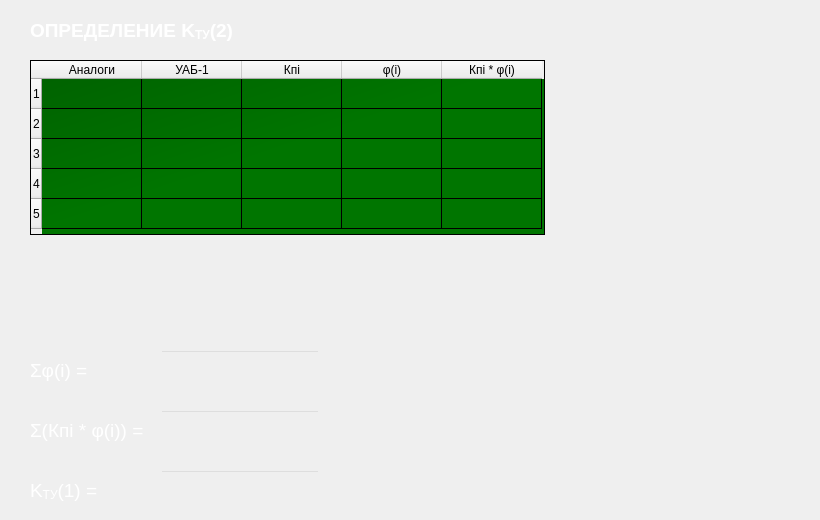
   <widget class="QWidget" name="Ch2_10">
    <widget class="QTableWidget" name="tableWidget_29">
     <property name="geometry">
      <rect>
       <x>30</x>
       <y>60</y>
       <width>515</width>
       <height>175</height>
      </rect>
     </property>
     <property name="styleSheet">
      <string notr="true">QTableWidget
{
background-color: 
qlineargradient(x1: 0, y1: 0, x2: 0.5, y2: 0.5, stop: 0 #006000, stop: 1 #007500);
color:white;
}</string>
     </property>
     <property name="columnCount">
      <number>5</number>
     </property>
     <row>
      <property name="text">
       <string>1</string>
      </property>
     </row>
     <row>
      <property name="text">
       <string>2</string>
      </property>
     </row>
     <row>
      <property name="text">
       <string>3</string>
      </property>
     </row>
     <row>
      <property name="text">
       <string>4</string>
      </property>
     </row>
     <row>
      <property name="text">
       <string>5</string>
      </property>
     </row>
     <column>
      <property name="text">
       <string>Аналоги</string>
      </property>
     </column>
     <column>
      <property name="text">
       <string>УАБ-1</string>
      </property>
     </column>
     <column>
      <property name="text">
       <string>Кпi</string>
      </property>
     </column>
     <column>
      <property name="text">
       <string>φ(i)</string>
      </property>
     </column>
     <column>
      <property name="text">
       <string>Кпi * φ(i)</string>
      </property>
     </column>
    </widget>
    <widget class="QLabel" name="label_45">
     <property name="geometry">
      <rect>
       <x>30</x>
       <y>10</y>
       <width>781</width>
       <height>41</height>
      </rect>
     </property>
     <property name="styleSheet">
      <string notr="true">QLabel
{
color: white;
}</string>
     </property>
     <property name="text">
      <string>&lt;html&gt;&lt;head/&gt;&lt;body&gt;&lt;p&gt;&lt;span style=&quot; font-size:14pt; font-weight:600;&quot;&gt;ОПРЕДЕЛЕНИЕ K&lt;/span&gt;&lt;span style=&quot; font-size:14pt; font-weight:600; vertical-align:sub;&quot;&gt;ТУ&lt;/span&gt;&lt;span style=&quot; font-size:14pt; font-weight:600;&quot;&gt;(2)&lt;/span&gt;&lt;/p&gt;&lt;/body&gt;&lt;/html&gt;</string>
     </property>
    </widget>
    <widget class="QLineEdit" name="sum_phi_K2_2">
     <property name="geometry">
      <rect>
       <x>160</x>
       <y>350</y>
       <width>160</width>
       <height>30</height>
      </rect>
     </property>
     <property name="styleSheet">
      <string notr="true">QLineEdit
{
background: rgb(0,0,0,0);
color: white;
}</string>
     </property>
     <property name="text">
      <string/>
     </property>
    </widget>
    <widget class="QLineEdit" name="K2_2">
     <property name="geometry">
      <rect>
       <x>160</x>
       <y>470</y>
       <width>160</width>
       <height>30</height>
      </rect>
     </property>
     <property name="styleSheet">
      <string notr="true">QLineEdit
{
background: rgb(0,0,0,0);
color: white;
}</string>
     </property>
     <property name="text">
      <string/>
     </property>
    </widget>
    <widget class="QLineEdit" name="sum_Kphi_K2_2">
     <property name="geometry">
      <rect>
       <x>160</x>
       <y>410</y>
       <width>160</width>
       <height>30</height>
      </rect>
     </property>
     <property name="styleSheet">
      <string notr="true">QLineEdit
{
background: rgb(0,0,0,0);
color: white;
}</string>
     </property>
     <property name="text">
      <string/>
     </property>
    </widget>
    <widget class="QLabel" name="sum_Kphi_K2_l_2">
     <property name="geometry">
      <rect>
       <x>30</x>
       <y>410</y>
       <width>121</width>
       <height>41</height>
      </rect>
     </property>
     <property name="styleSheet">
      <string notr="true">QLabel
{
color: white;
}</string>
     </property>
     <property name="text">
      <string>&lt;html&gt;&lt;head/&gt;&lt;body&gt;&lt;p&gt;&lt;span style=&quot; font-size:14pt;&quot;&gt;Σ(Кпi * φ(i)) =&lt;/span&gt;&lt;/p&gt;&lt;/body&gt;&lt;/html&gt;</string>
     </property>
    </widget>
    <widget class="QLabel" name="K2_l_2">
     <property name="geometry">
      <rect>
       <x>30</x>
       <y>470</y>
       <width>121</width>
       <height>41</height>
      </rect>
     </property>
     <property name="styleSheet">
      <string notr="true">QLabel
{
color: white;
}</string>
     </property>
     <property name="text">
      <string>&lt;html&gt;&lt;head/&gt;&lt;body&gt;&lt;p&gt;&lt;span style=&quot; font-size:14pt;&quot;&gt;K&lt;/span&gt;&lt;span style=&quot; font-size:14pt; vertical-align:sub;&quot;&gt;ТУ&lt;/span&gt;&lt;span style=&quot; font-size:14pt;&quot;&gt;(1) =&lt;/span&gt;&lt;/p&gt;&lt;/body&gt;&lt;/html&gt;</string>
     </property>
    </widget>
    <widget class="QLabel" name="sum_phi_K2_l_2">
     <property name="geometry">
      <rect>
       <x>30</x>
       <y>350</y>
       <width>121</width>
       <height>41</height>
      </rect>
     </property>
     <property name="styleSheet">
      <string notr="true">QLabel
{
color: white;
}</string>
     </property>
     <property name="text">
      <string>&lt;html&gt;&lt;head/&gt;&lt;body&gt;&lt;p&gt;&lt;span style=&quot; font-size:14pt;&quot;&gt;Σφ(i) =&lt;/span&gt;&lt;/p&gt;&lt;/body&gt;&lt;/html&gt;</string>
     </property>
    </widget>
   </widget>
